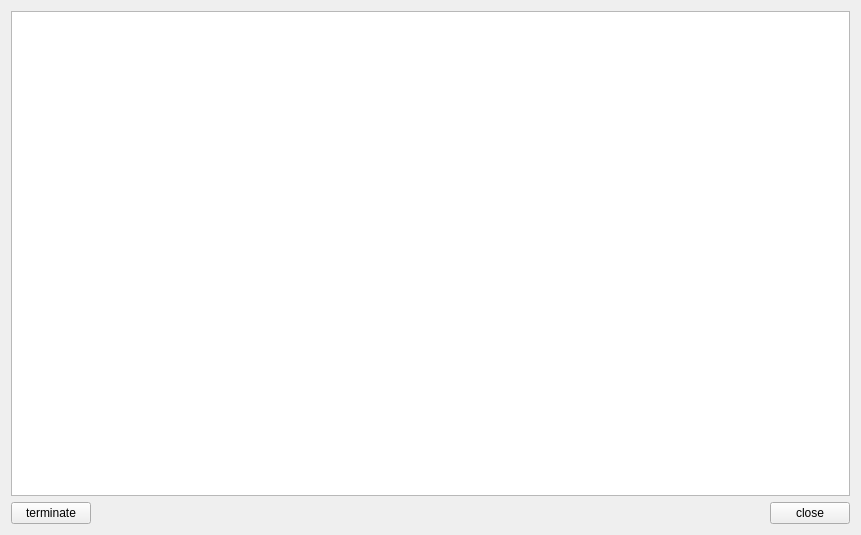
<?xml version="1.0" encoding="UTF-8"?>
<ui version="4.0">
 <class>LaunchOutput</class>
 <widget class="QWidget" name="LaunchOutput">
  <property name="geometry">
   <rect>
    <x>0</x>
    <y>0</y>
    <width>861</width>
    <height>535</height>
   </rect>
  </property>
  <layout class="QVBoxLayout" name="verticalLayout">
   <item>
    <widget class="QPlainTextEdit" name="launchOutTextEdit"/>
   </item>
   <item>
    <layout class="QHBoxLayout" name="horizontalLayout">
     <item>
      <widget class="QPushButton" name="terminateLaunchButton">
       <property name="text">
        <string>terminate</string>
       </property>
      </widget>
     </item>
     <item>
      <spacer name="horizontalSpacer_4">
       <property name="orientation">
        <enum>Qt::Horizontal</enum>
       </property>
       <property name="sizeHint" stdset="0">
        <size>
         <width>538</width>
         <height>20</height>
        </size>
       </property>
      </spacer>
     </item>
     <item>
      <widget class="QPushButton" name="closeButton">
       <property name="text">
        <string>close</string>
       </property>
      </widget>
     </item>
    </layout>
   </item>
  </layout>
 </widget>
 <resources/>
 <connections/>
</ui>
